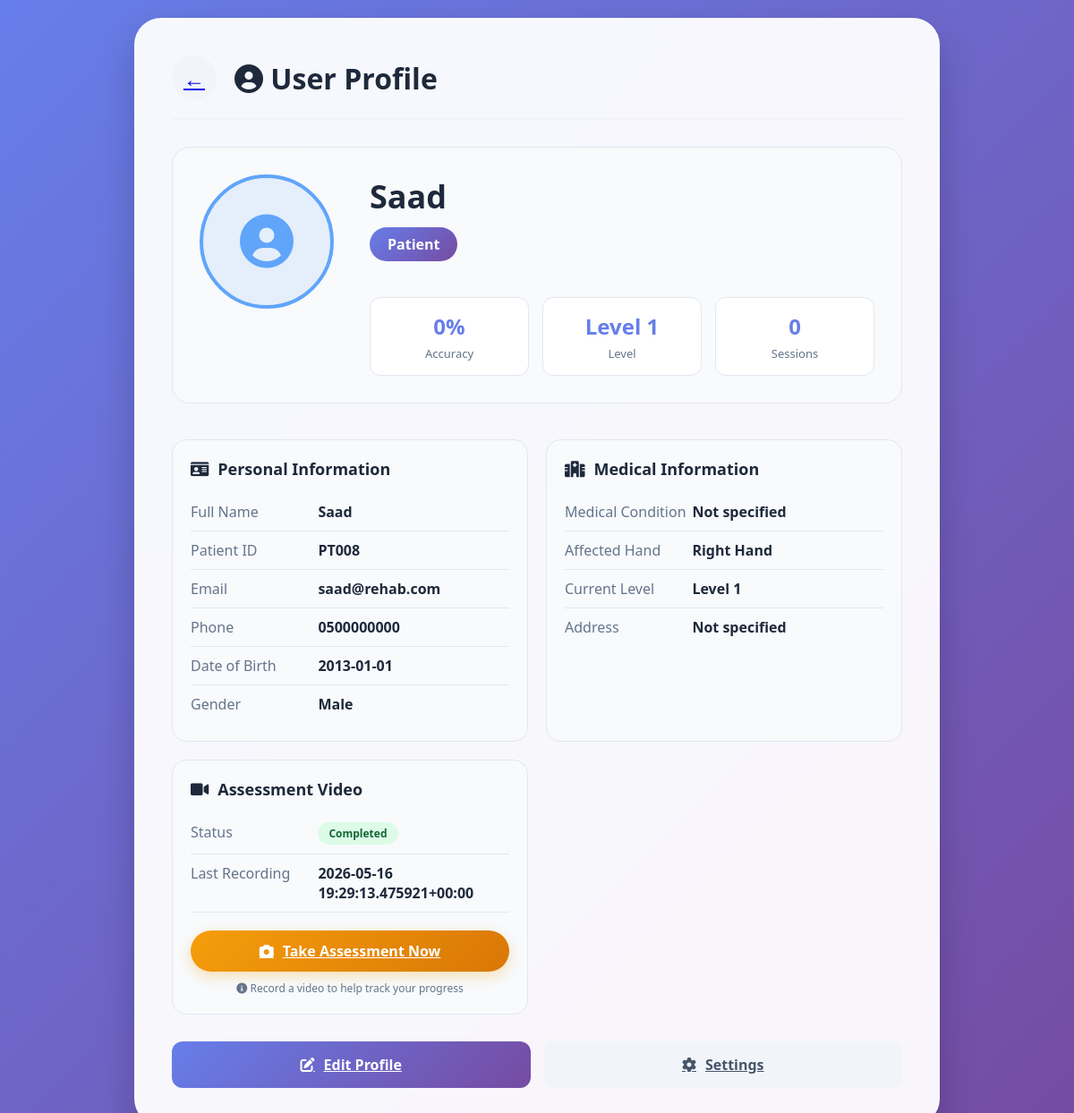
The app's page /profile/ (signed in), older data.
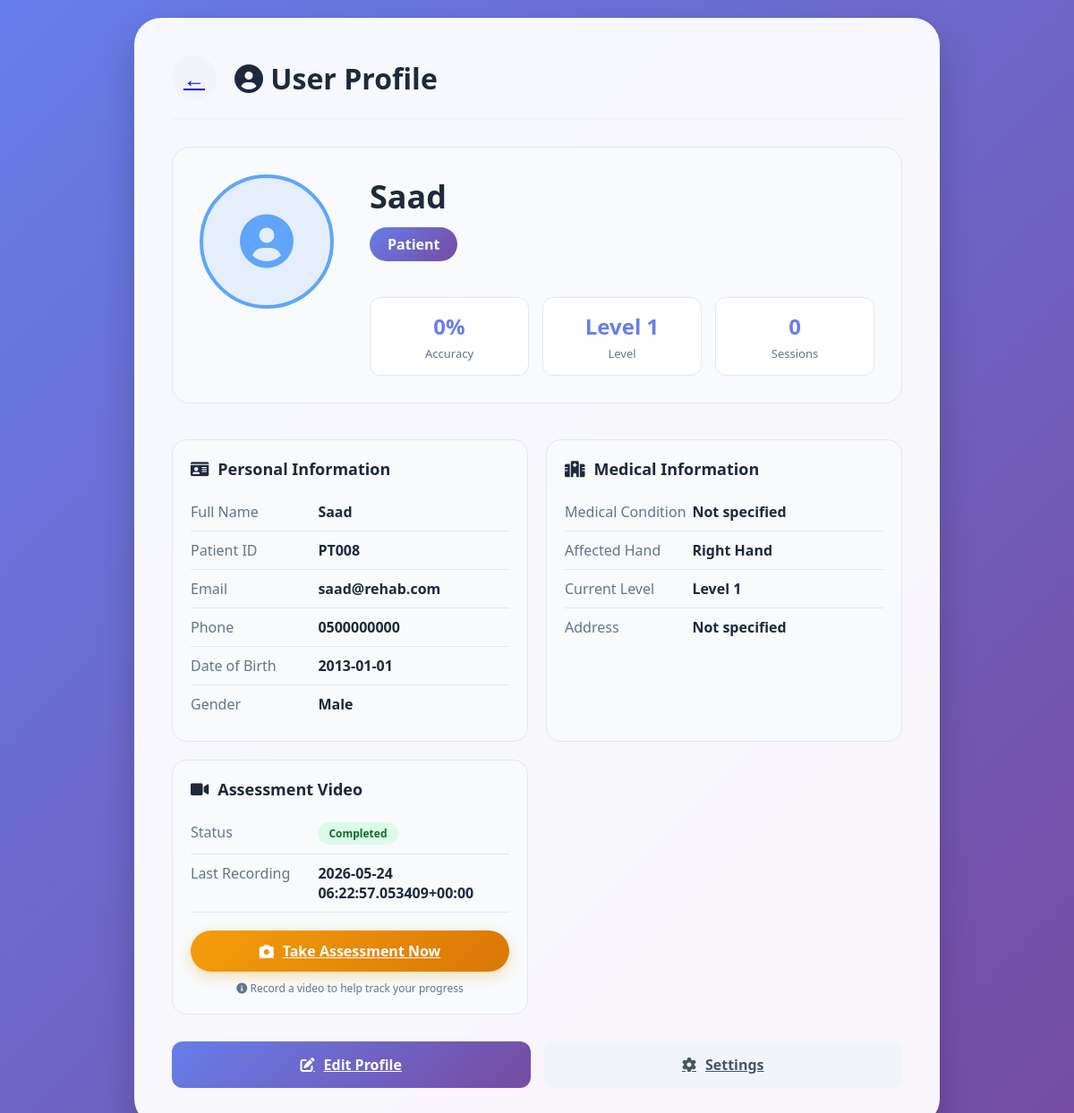
The same page, newer data.
### api/models.py (models this page shows, shortened)
class Users(models.Model):
    id = models.AutoField(primary_key=True)
    name = models.CharField(max_length=100)
    email = models.CharField(unique=True, max_length=100)
    password = models.CharField(max_length=255)
    role = models.CharField(max_length=10)
    phone = models.CharField(max_length=20)
    avatar = models.CharField(max_length=255)
    is_active = models.IntegerField(blank=True, null=True)
    last_login = models.TextField(blank=True, null=True)
    created_at = models.TextField(blank=True, null=True)
    updated_at = models.TextField(blank=True, null=True)
    class Meta:
        managed = False
        db_table = 'users'

class Patients(models.Model):
    user = models.OneToOneField(Users, models.DO_NOTHING)
    patient_id = models.TextField(unique=True)
    date_of_birth = models.TextField()
    gender = models.TextField()
    medical_condition = models.TextField()
    therapy_type = models.TextField()
    current_level = models.IntegerField(blank=True, null=True)
    assigned_doctor_id = models.IntegerField(blank=True, null=True)
    emergency_contact_name = models.TextField(blank=True, null=True)
    emergency_contact_phone = models.TextField(blank=True, null=True)
    address = models.TextField(blank=True, null=True)
    city = models.TextField(blank=True, null=True)
    country = models.TextField(blank=True, null=True)
    shoulder_strength = models.IntegerField(blank=True, null=True)
    shoulder_external_strength = models.IntegerField(blank=True, null=True)
    elbow_strength = models.IntegerField(blank=True, null=True)
    grip_strength = models.IntegerField(blank=True, null=True)
    affected_hand = models.TextField()
    photo_url = models.TextField(blank=True, null=True)
    has_assessment_video = models.IntegerField(blank=True, null=True, default=0)
    assessment_date = models.TextField(blank=True, null=True)
    class Meta:
        managed = False
        db_table = 'patients'

### api/views.py (the view)
# urls.py: path('profile/', views.profile, name='profile'),
def profile(request):
    user_id = request.session.get('user_id')
    if not user_id:
        return redirect('/gamer-login/')
    try:
        user = Users.objects.get(id=user_id)
    except Users.DoesNotExist:
        return redirect('/gamer-login/')
    context = {'user': user, 'role': user.role}
    if user.role == 'doctor':
        try:
            doctor = Doctors.objects.get(user=user)
        except Doctors.DoesNotExist:
            doctor = None
        patient_count = Patients.objects.filter(
            assigned_doctor_id=user.id
        ).count()
        total_sessions = GameSessions.objects.filter(
            patient__assigned_doctor_id=user.id
        ).count()
        context.update({
            'doctor': doctor,
            'patient_count': patient_count,
            'total_sessions': total_sessions,
        })
    else:
        try:
            patient = Patients.objects.get(user=user)
        except Patients.DoesNotExist:
            patient = None
        from django.db.models import Avg, Count
        stats = GameSessions.objects.filter(
            patient__user=user
        ).aggregate(
            avg_accuracy=Avg('accuracy'),
            total_sessions=Count('id'),
        )
        avg_accuracy = stats['avg_accuracy']
        accuracy_display = (
            f"{round(avg_accuracy)}%" if avg_accuracy is not None else "0%"
        )
        context.update({
            'patient': patient,
            'accuracy_display': accuracy_display,
            'total_sessions': stats['total_sessions'] or 0,
        })
    return render(request, 'profile.html', context)

### templates/profile.html (shortened to what this page needs)
{% load static %}
<!DOCTYPE html>
<html lang="en">
<head>
    <link rel="stylesheet" href="https://cdnjs.cloudflare.com/ajax/libs/font-awesome/6.0.0-beta3/css/all.min.css">
    <link rel="stylesheet" href="{% static 'css/style.css' %}">
</head>
<body>
    <div class="profile-container">
        <div class="profile-header">
            {% if role == 'doctor' %}
                <a class="back-btn" href="{% url 'doctor_dashboard' %}">←</a>
            {% else %}
                <a class="back-btn" href="{% url 'patient_dashboard' %}">←</a>
            {% endif %}
            <h2><i class="fas fa-user-circle"></i> User Profile</h2>
        </div>
        <div class="profile-card">
            <div class="profile-avatar-large">
                {% if user.avatar and user.avatar != 'default-avatar.png' %}
                    <img src="{{ user.avatar }}" alt="Avatar">
                {% else %}
                    <i class="fas fa-user-circle"></i>
                {% endif %}
            </div>
            <div class="profile-info">
                <div class="profile-name">{{ user.name }}</div>
                <div class="profile-role">{{ role|capfirst }}</div>
                <div class="profile-stats">
                    {% if role == 'doctor' %}
                        <div class="stat-box">
                            <div class="stat-value">{{ patient_count }}</div>
                            <div class="stat-label">Patients</div>
                        </div>
                        <div class="stat-box">
                            <div class="stat-value">{% if doctor.experience %}{{ doctor.experience }} yrs{% else %}—{% endif %}</div>
                            <div class="stat-label">Experience</div>
                        </div>
                        <div class="stat-box">
                            <div class="stat-value">{{ total_sessions }}</div>
                            <div class="stat-label">Sessions</div>
                        </div>
                    {% else %}
                        <div class="stat-box">
                            <div class="stat-value">{{ accuracy_display }}</div>
                            <div class="stat-label">Accuracy</div>
                        </div>
                        <div class="stat-box">
                            <div class="stat-value">Level {% if patient %}{{ patient.current_level|default:"0" }}{% else %}0{% endif %}</div>
                            <div class="stat-label">Level</div>
                        </div>
                        <div class="stat-box">
                            <div class="stat-value">{{ total_sessions }}</div>
                            <div class="stat-label">Sessions</div>
                        </div>
                    {% endif %}
                </div>
            </div>
        </div>
        <div class="info-grid">
            <div class="info-card">
                <h3><i class="fas fa-id-card"></i> Personal Information</h3>
                <div class="info-row">
                    <span class="info-label">Full Name</span>
                    <span class="info-value">{{ user.name }}</span>
                </div>
                <div class="info-row">
                    <span class="info-label">{% if role == 'doctor' %}Doctor ID{% else %}Patient ID{% endif %}</span>
                    <span class="info-value">
                        {% if role == 'doctor' %}
                            {% if doctor %}{{ doctor.doctor_id }}{% else %}—{% endif %}
                        {% else %}
                            {% if patient %}{{ patient.patient_id }}{% else %}—{% endif %}
                        {% endif %}
                    </span>
                </div>
                <div class="info-row">
                    <span class="info-label">Email</span>
                    <span class="info-value">{{ user.email }}</span>
                </div>
                <div class="info-row">
                    <span class="info-label">Phone</span>
                    <span class="info-value">{{ user.phone|default:"Not specified" }}</span>
                </div>
                {% if role == 'patient' %}
                <div class="info-row">
                    <span class="info-label">Date of Birth</span>
                    <span class="info-value">{% if patient and patient.date_of_birth %}{{ patient.date_of_birth }}{% else %}Not specified{% endif %}</span>
                </div>
                <div class="info-row">
                    <span class="info-label">Gender</span>
                    <span class="info-value">{% if patient and patient.gender %}{{ patient.gender|capfirst }}{% else %}Not specified{% endif %}</span>
                </div>
                {% endif %}
            </div>
            {% if role == 'patient' %}
            <div class="info-card">
                <h3><i class="fas fa-hospital"></i> Medical Information</h3>
                <div class="info-row">
                    <span class="info-label">Medical Condition</span>
                    <span class="info-value">{% if patient %}{{ patient.medical_condition|default:"Not specified" }}{% else %}Not specified{% endif %}</span>
                </div>
                <div class="info-row">
                    <span class="info-label">Affected Hand</span>
                    <span class="info-value">{% if patient and patient.affected_hand %}{{ patient.affected_hand|capfirst }} Hand{% else %}Not specified{% endif %}</span>
                </div>
                <div class="info-row">
                    <span class="info-label">Current Level</span>
                    <span class="info-value">Level {% if patient %}{{ patient.current_level|default:"0" }}{% else %}0{% endif %}</span>
                </div>
                <div class="info-row">
                    <span class="info-label">Address</span>
                    <span class="info-value">{% if patient and patient.address %}{{ patient.address }}{% if patient.city %}, {{ patient.city }}{% endif %}{% if patient.country %}, {{ patient.country }}{% endif %}{% else %}Not specified{% endif %}</span>
                </div>
            </div>
            {% endif %}
            {% if role == 'patient' %}
            <div class="info-card">
                <h3><i class="fas fa-video"></i> Assessment Video</h3>
                <div class="info-row">
                    <span class="info-label">Status</span>
                    <span class="info-value">
                        {% if patient and patient.has_assessment_video == 1 %}
                            <span class="status-badge completed">Completed</span>
                        {% else %}
                            <span class="status-badge pending">Not Completed</span>
                        {% endif %}
                    </span>
                </div>
                <div class="info-row">
                    <span class="info-label">Last Recording</span>
                    <span class="info-value">{% if patient and patient.assessment_date %}{{ patient.assessment_date }}{% else %}Never{% endif %}</span>
                </div>
                <div style="margin-top: 20px; text-align: center;">
                    <a class="btn-assessment" href="{% url 'capture_video' %}">
                        <i class="fas fa-camera"></i> Take Assessment Now
                    </a>
                    <p style="color: #64748b; font-size: 12px; margin-top: 10px;">
                        <i class="fas fa-info-circle"></i> Record a video to help track your progress
                    </p>
                </div>
            </div>
            {% endif %}
        </div>
        <div class="action-buttons">
            {% if role == 'doctor' %}
                <a class="btn-edit" href="{% url 'edit_doctor_profile' %}">
                    <i class="fas fa-edit"></i> Edit Profile
                </a>
            {% else %}
                <a class="btn-edit" href="{% url 'edit_patient_profile' %}">
                    <i class="fas fa-edit"></i> Edit Profile
                </a>
            {% endif %}
            <a class="btn-settings" href="{% url 'settings' %}">
                <i class="fas fa-cog"></i> Settings
            </a>
        </div>
    </div>
</body>
</html>

### static/css/style.css (style rules this page uses)
.status-badge { padding: 6px 12px; border-radius: 20px; font-size: 12px; font-weight: 600; display: inline-block; }
.status-badge.completed { background: #dcfce7; color: #166534; }

### templates/profile.html (style rules this page uses)
* { margin: 0; padding: 0; box-sizing: border-box; font-family: 'Segoe UI', Tahoma, Geneva, Verdana, sans-serif; }
body { background: linear-gradient(135deg, #667eea 0%, #764ba2 100%); min-height: 100vh; display: flex; justify-content: center; align-items: center; padding: 20px; }
.profile-container { max-width: 900px; width: 100%; background: rgba(255, 255, 255, 0.95); border-radius: 30px; padding: 40px; box-shadow: 0 20px 40px rgba(0, 0, 0, 0.2); backdrop-filter: blur(10px); border: 2px solid rgba(255, 255, 255, 0.2); }
.profile-header { display: flex; align-items: center; gap: 20px; margin-bottom: 30px; padding-bottom: 20px; border-bottom: 2px solid #f1f5f9; }
.back-btn { width: 50px; height: 50px; background: #f1f5f9; border: none; border-radius: 50%; font-size: 24px; cursor: pointer; transition: all 0.3s; display: flex; align-items: center; justify-content: center; }
.profile-header h2 { color: #1e293b; font-size: 32px; font-weight: 700; }
.profile-card { display: flex; gap: 40px; margin-bottom: 40px; padding: 30px; background: #f8fafc; border-radius: 20px; border: 1px solid #e2e8f0; }
.profile-avatar-large { width: 150px; height: 150px; background: rgba(59, 130, 246, 0.1); border-radius: 50%; display: flex; align-items: center; justify-content: center; font-size: 60px; color: #60a5fa; border: 4px solid #60a5fa; overflow: hidden; }
.profile-info { flex: 1; }
.profile-name { font-size: 36px; font-weight: 700; color: #1e293b; margin-bottom: 10px; }
.profile-role { display: inline-block; padding: 8px 20px; background: linear-gradient(135deg, #667eea, #764ba2); color: white; border-radius: 30px; font-weight: 600; margin-bottom: 20px; }
.profile-stats { display: grid; grid-template-columns: repeat(3, 1fr); gap: 15px; margin-top: 20px; }
.stat-box { background: white; padding: 15px; border-radius: 12px; text-align: center; border: 1px solid #e2e8f0; }
.stat-value { font-size: 24px; font-weight: 700; color: #667eea; margin-bottom: 5px; }
.stat-label { color: #64748b; font-size: 13px; }
.info-grid { display: grid; grid-template-columns: repeat(2, 1fr); gap: 20px; margin-bottom: 30px; }
.info-card { background: #f8fafc; padding: 20px; border-radius: 16px; border: 1px solid #e2e8f0; }
.info-card h3 { color: #1e293b; font-size: 18px; margin-bottom: 15px; display: flex; align-items: center; gap: 10px; }
.info-row { display: flex; padding: 10px 0; border-bottom: 1px solid #e2e8f0; }
.info-row:last-child { border-bottom: none; }
.info-label { width: 40%; color: #64748b; font-weight: 500; }
.info-value { width: 60%; color: #1e293b; font-weight: 600; }
.btn-assessment { background: linear-gradient(135deg, #f59e0b, #d97706); color: white; border: none; padding: 12px 25px; border-radius: 50px; font-size: 16px; font-weight: 600; cursor: pointer; display: inline-flex; align-items: center; justify-content: center; gap: 10px; transition: all 0.3s; box-shadow: 0 5px 15px rgba(245, 158, 11, 0.3); width: 100%; }
.status-badge { padding: 4px 12px; border-radius: 20px; font-size: 12px; font-weight: 600; }
.status-badge.completed { background: #dcfce7; color: #166534; }
.action-buttons { display: flex; gap: 15px; margin-top: 30px; }
.btn-edit, .btn-settings { flex: 1; padding: 15px; border: none; border-radius: 12px; font-size: 16px; font-weight: 600; cursor: pointer; transition: all 0.3s; display: flex; align-items: center; justify-content: center; gap: 10px; }
.btn-edit { background: linear-gradient(135deg, #667eea, #764ba2); color: white; }
.btn-settings { background: #f1f5f9; color: #475569; }

Row changes from the older to the newer data that the page shows:
changed Patients "PT008": assessment_date "2026-05-16 19:29:13.475921+00:00" → "2026-05-24 06:22:57.053409+00:00"
